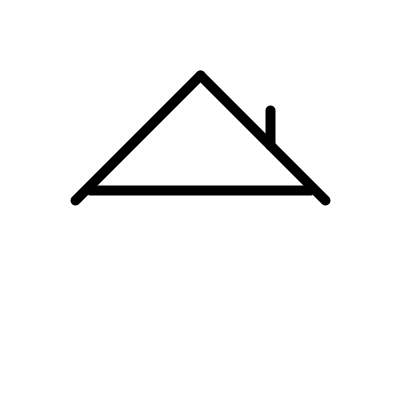
Frame 1 (no input)
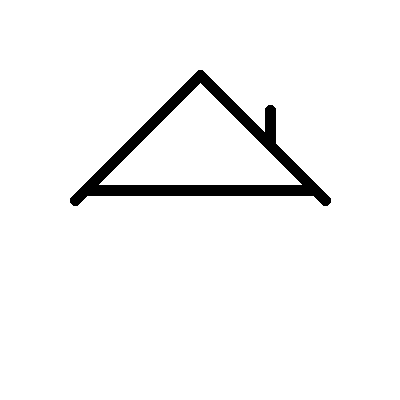
Frame 60 (the mouse pressed at the canvas centre just before this capture)
Frame 120 (the mouse held since frame 60 and released just before this capture): identical to frame 60, image omitted

The Processing sketch that drew these frames (run headless with seeded random() and noise(); from frame 60 on, the mouse is pressed at the canvas centre):

// Processing sketch: lineCabin
// ── lineCabin.pde
//Author: Michael Figueroa
//Student ID: 998378271

void setup()
{
  size(400, 400);
  background(255);
  strokeWeight(10);
}

void draw()
{
  line(200, 75, 75, 200); // Left Roof
  line(200, 75, 325, 200); // Right Roof
  line(90, 190, 310, 190); // Bottom Roof
  line(270, 145, 270, 110); // Chimney
}

void mousePressed() {
save("rectCabin.jpg");
 }
